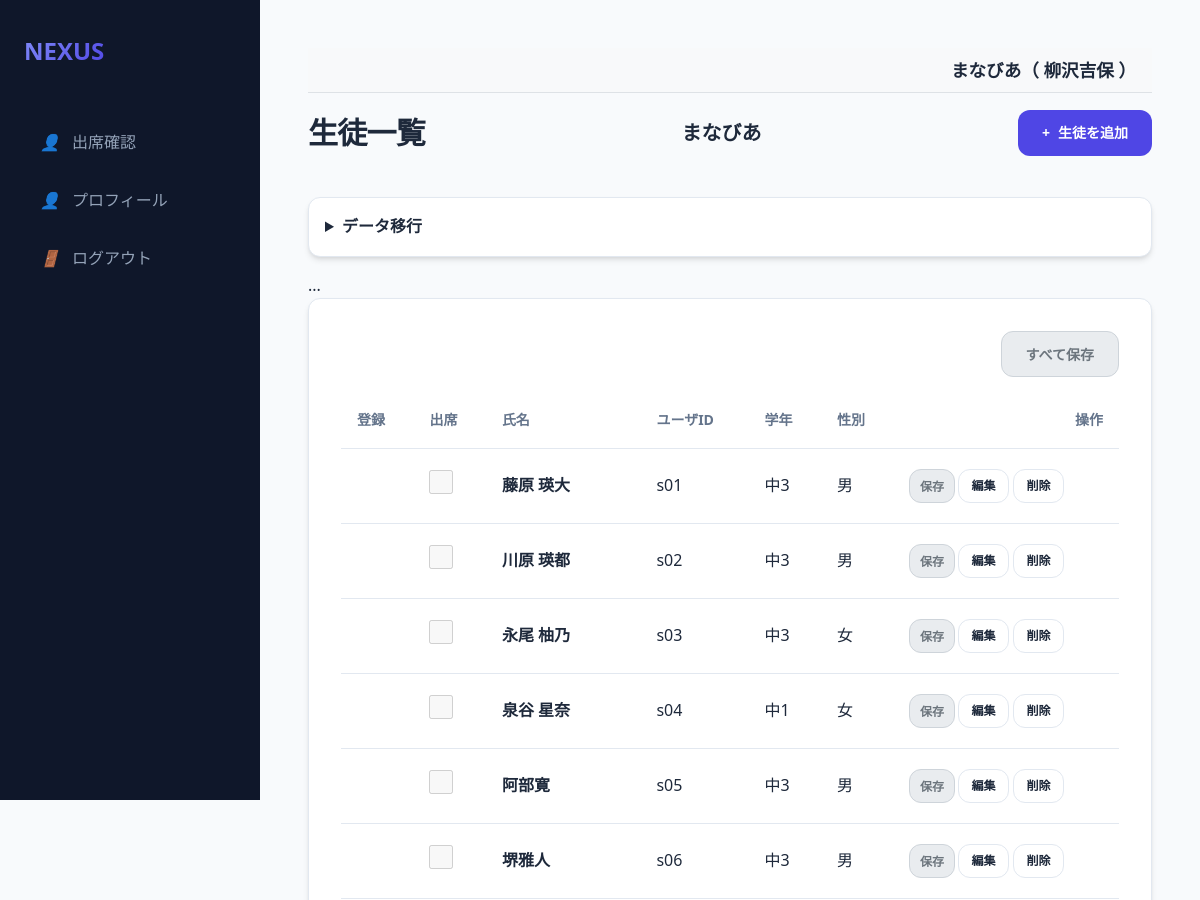
Page /students (signed in, upper part) on the earlier database version.
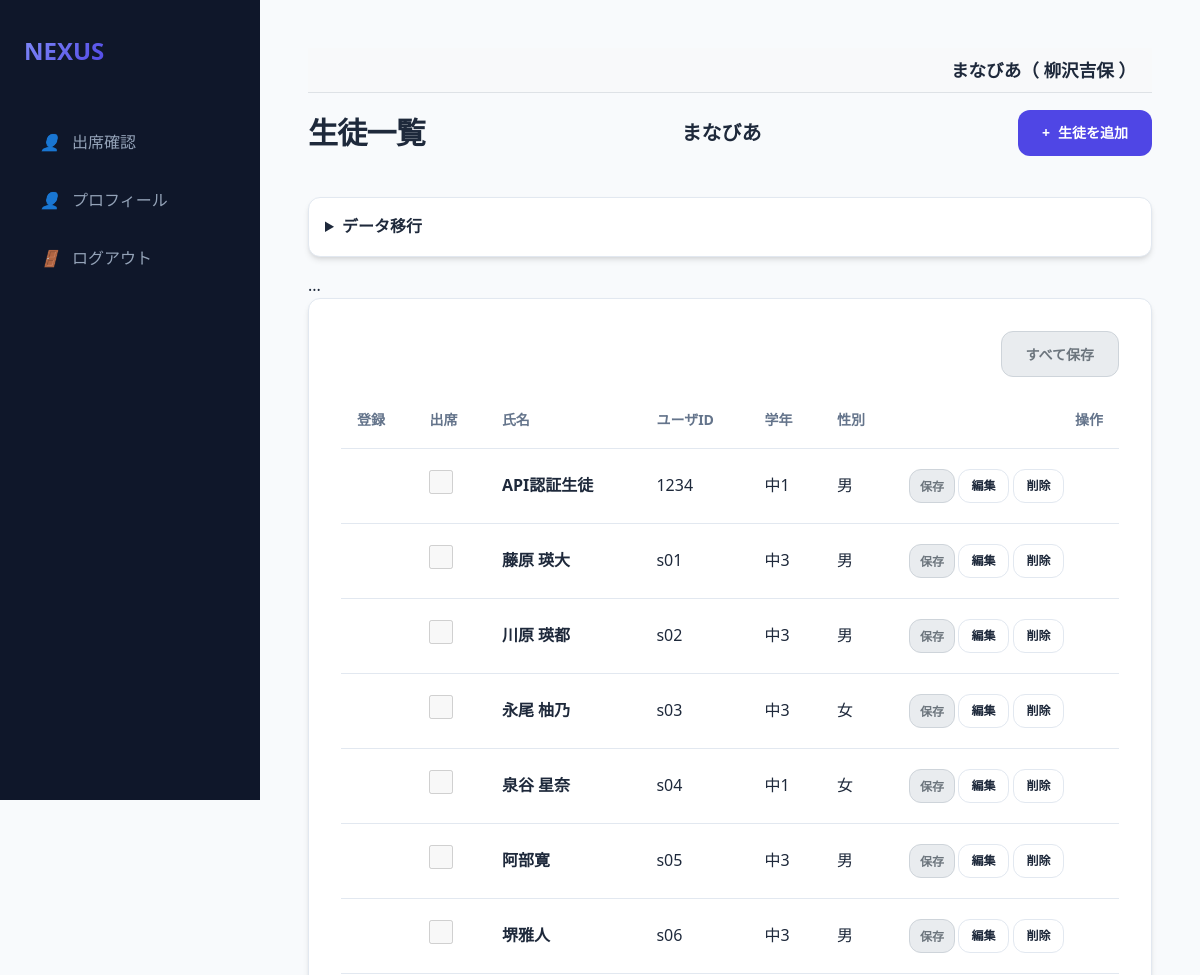
Same page on the later database version.
### models.py (models this page shows, shortened)
class Student(db.Model):
    id = db.Column(db.Integer, primary_key=True)
    user_id = db.Column(db.Integer, db.ForeignKey('user.id'), nullable=True)
    user = db.relationship('User', back_populates='student_record')
    organization_id = db.Column(db.Integer, db.ForeignKey('organization.id'), nullable=False)
    organization = db.relationship('Organization')
    default_venue_id = db.Column(db.Integer, db.ForeignKey('venue.id'), nullable=True)
    default_venue = db.relationship('Venue')
    group_id = db.Column(db.Integer, db.ForeignKey('group.id'), nullable=True)
    group = db.relationship('Group', back_populates='students')
    name = db.Column(db.String(50), nullable=False)
    grade = db.Column(db.String(20))
    gender = db.Column(db.String(10))
    pref_gender = db.Column(db.String(10))
    pref_age1020_priority = db.Column(db.Integer, default=2)
    pref_age3040_priority = db.Column(db.Integer, default=2)
    pref_age50_priority = db.Column(db.Integer, default=2)
    attend = db.Column(db.Boolean, default=False)

class User(db.Model):
    id = db.Column(db.Integer, primary_key=True)
    username = db.Column(db.String(50), unique=True, nullable=False)
    name = db.Column(db.String(50), nullable=True)
    password_hash = db.Column(db.String(128), nullable=False)
    is_admin = db.Column(db.Boolean, default=False)
    is_super_admin = db.Column(db.Boolean, default=False)
    is_org_admin = db.Column(db.Boolean, default=False)
    organization_id = db.Column(db.Integer, db.ForeignKey('organization.id'), nullable=True)
    organization = db.relationship('Organization', backref='users')
    teacher_record = db.relationship('Teacher', back_populates='user', uselist=False)
    student_record = db.relationship('Student', back_populates='user', uselist=False)

### app.py (the view, shortened to what this page needs)
@app.route('/students')
@login_required
@organization_required
def students():
    org_id = session['organization_id']
    event_id = session.get('selected_event_id')
    event_info = None
    all_teachers = Teacher.query.filter_by(organization_id=org_id).all()
    all_students = Student.query.filter_by(organization_id=org_id).join(User).order_by(User.username).all()
    venues = Venue.query.filter_by(organization_id=org_id).all()
    saved = request.args.get('saved', False)
    for s in all_students:
        s.attendance = None
    return render_template('students.html', students=all_students, event_info=None, venues=venues)

### app.py (called while the page is built)
@app.after_request
def add_header(response):
    response.headers['Cache-Control'] = 'no-store, no-cache, must-revalidate, max-age=0'
    response.headers['Pragma'] = 'no-cache'
    response.headers['Expires'] = '0'
    return response

def login_required(f):
    @wraps(f)
    def decorated_function(*args, **kwargs):
        if 'user_id' not in session:
            return redirect(url_for('login'))
        return f(*args, **kwargs)
    return decorated_function

def organization_required(f):
    @wraps(f)
    def decorated_function(*args, **kwargs):
        if 'user_id' not in session:
            return redirect(url_for('login'))
        user = db.session.get(User, session['user_id'])
        session['organization_id'] = user.organization_id
        session['org_name'] = user.organization.name
        return f(*args, **kwargs)
    return decorated_function

### templates/students.html (shortened to what this page needs)
{% extends "base.html" %}
{% block content %}
{% set is_event_selected = (event_info is not none) %}
{% set is_event_completed = (event_info and event_info.status == '実施後') %}
{% set is_disabled_inputs = (not is_event_selected or is_event_completed) %}
{% set is_disabled = is_disabled_inputs %}
{% set is_disabled_button = (not is_event_selected) %}
<div class="header">
    <h1>生徒一覧</h1>
    <h2 style="font-size: 1.25rem;">{{ current_user.organization.name if current_user.is_super_admin else session.get('org_name', '不明') }}</h2>
    <a href="/student/add" class="btn btn-primary">
        <span>+</span> 生徒を追加
    </a>
</div>
{% if not event_info %}
<details style="margin-bottom: 1rem;">
    <summary class="card" style="cursor: pointer; padding: 1rem;">
        <h4 style="display: inline;">データ移行</h4>
    </summary>
</details>
{% endif %}
...
<form action="/student/attend_save_all" method="post">
    <div class="card">
        <div style="text-align: right; margin-bottom: 1rem;">
            <button type="submit" class="btn btn-primary" {{ 'disabled' if is_disabled or (event_info and event_info.publish_to == '講師') }}>すべて保存</button>
        </div>
        <div class="table-container">
            <table>
                <thead>
                    <tr>
                        <th>登録</th>
                        <th>出席</th>
                        <th>氏名</th>
                        <th>ユーザID</th>
                        <th>学年</th>
                        <th>性別</th>
                        <th style="text-align: right;">操作</th>
                        </tr>
                        </thead>
                        <tbody>
                        {% for s in students %}
                        <tr>
                        <td>
                            {% set att = s.attendance %}
                        </td>
                        <td>
                            <input type="checkbox" name="attend_{{s.id}}" value="true" {{ 'checked' if s.attendance and s.attendance.attend }}
                                   style="width: 1.5rem; height: 1.5rem;"
                                   class="{{ 'disabled-checkbox' if is_disabled or (event_info and event_info.publish_to == '講師') }}"
                                   onchange="toggleAttendance(this, '{{s.id}}')" {{ 'disabled' if is_disabled or (event_info and event_info.publish_to == '講師') }}>
                        </td>
                        <td><strong>{{s.name}}</strong></td>
                        <td>{{s.user.username if s.user else '-'}}</td>
                        <td>{{s.grade}}</td>
                        <td>{{s.gender}}</td>
                        <td style="text-align: right; display: flex; gap: 0.2rem;">
                            <button type="button" class="btn btn-primary" style="padding: 0.4rem 0.6rem; font-size: 0.75rem;" onclick="submitAttendance('{{s.id}}')" {{ 'disabled' if is_disabled or (event_info and event_info.publish_to == '講師') }}>保存</button>
                            <a href="/student/edit/{{s.id}}" class="btn btn-outline" style="padding: 0.4rem 0.8rem; font-size: 0.75rem;">編集</a>
                            <a href="/student/delete/{{s.id}}" class="btn btn-outline btn-danger" style="padding: 0.4rem 0.8rem; font-size: 0.75rem;" onclick="return confirm('本当に削除しますか？')">削除</a>
                        </td>
                        </tr>
                        {% endfor %}
                        </tbody>
                        </table>
                        </div>
                        </div>
                        </form>
{% endblock %}

Differences in the rows shown:
added Student: name "API認証生徒", user "1234", grade "中1", gender "男"
